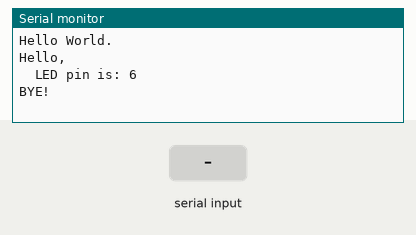
Simulated run of this sketch. Board: Arduino Uno, built with avr-gcc and run on an emulated ATmega328P. Parts: the last lines printed to the serial monitor. The inputs (shaded band) are chosen by the test bench.

Above: at 1.2 s.
1.3 s: "1" received over Serial
At 2.4 s:
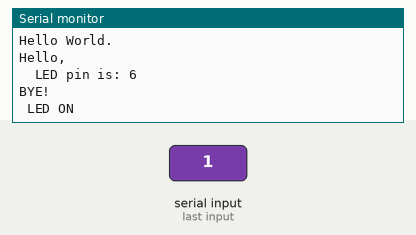
2.8 s: "0" received over Serial
At 3.5 s:
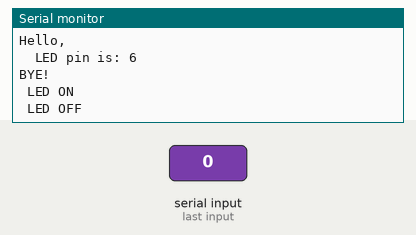

Measured:
- after the input at 1.3 s, the serial monitor: prints a new line at once (image 1)
- after the input at 2.8 s, the serial monitor: prints a new line at once (image 2)

The sketch:

led.ino
```cpp
const byte ledPin = 6;
const byte LED = 7;
int val;

void setup() {
 Serial.begin(9600);
 Serial.print("\nHello World. \n");
 Serial.println("Hello," );
 Serial.print("\tLED pin is: ");
 Serial.print(ledPin);
 Serial.print("\nBYE!");

}

void loop() {
    if( Serial.available() ) {
      val = Serial.read();
      if (val == '1'){
        digitalWrite(LED, HIGH);
        Serial.print("\n LED ON");
      } else if (val == '0') {
          digitalWrite(LED, LOW);
          Serial.print("\n LED OFF");
        }
      }
    }
```
